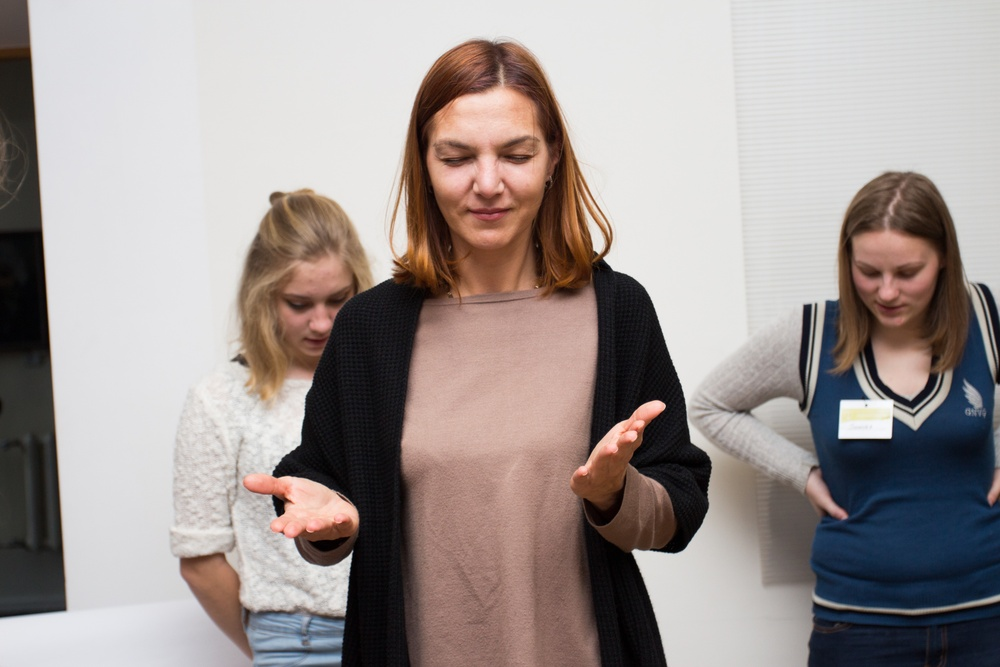
#> input picture Assignment0/strumpe.jpg, 1000 x 667 px, shrunk from 3000 x 2000 before the run, found by its file name
$ python rotation_tutorial.py
#> lines starting #> are read from the running program, lines starting #| are printed output that depends on the picture
import cv2

image = cv2.imread('Assignment0/strumpe.jpg',1)
#> image is the input picture: shape (667, 1000, 3); mean B, G, R 147.3, 149.9, 159.1

rotated_image = cv2.imread('Assginment0/strumpe.jpg',1)
height,width = image.shape[:2]  #dividing height and width by 2 to get the center of the image
#> height = 667; width = 1000


center = (width/2, height/2) # get the center coordinates of the image to create the 2D rotation matrix
#> center = (500, 333.5)

rotate_matrix = cv2.getRotationMatrix2D(center = center, angle=45,scale=1)

rotated_image = cv2.warpAffine(src =image, M=rotate_matrix, dsize=(width,height))
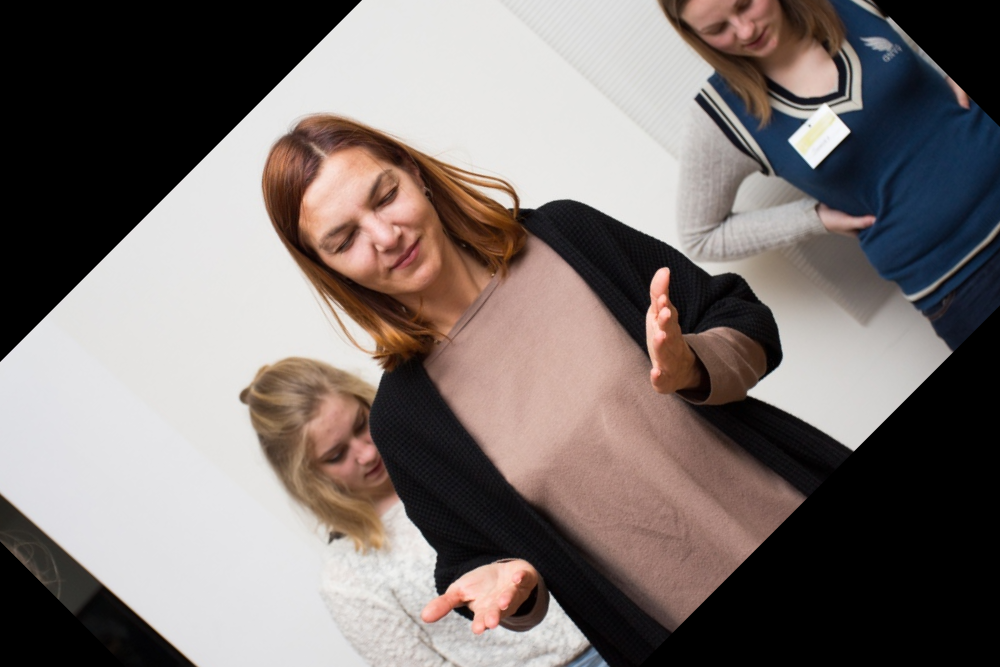
#> rotated_image: shape (667, 1000, 3); mean B, G, R 110.7, 113.3, 122.1

#rotated_image = cv2.imread('rotated_image',1)
cv2.imshow ('Original_image',image)
cv2.imshow ('Rotated_image',rotated_image)
cv2.waitKey(0)
